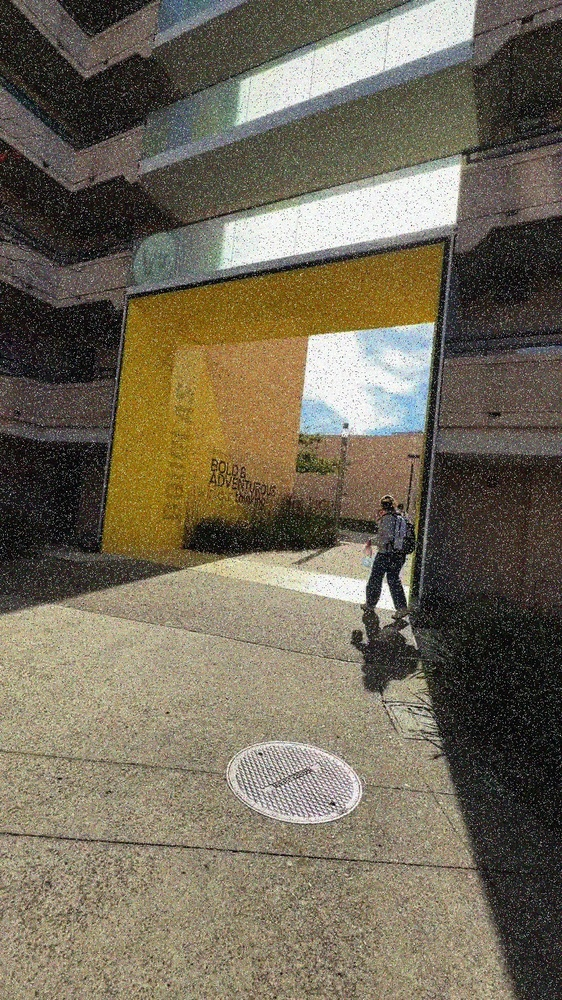
#> input picture best_images/images_with_person_saltpepper/1009.jpg, 562 x 1000 px, shrunk from 1080 x 1920 before the run
$ python wiener_filter.py ../../best_images/images_with_person_saltpepper/1009.jpg 5 5 1.0
#> lines starting #> are read from the running program, lines starting #| are printed output that depends on the picture
import argparse
import cv2
import numpy as np

def wiener_filter_channel(blur_image, kernel, lamda):
    kernel_pad = np.zeros(blur_image.shape)
    kh, kw = kernel.shape
    kernel_pad[:kh, :kw] = kernel
    kernel_pad = np.roll(kernel_pad, -kh // 2, axis=0)
    kernel_pad = np.roll(kernel_pad, -kw // 2, axis=1)
    blur_image_fft = np.fft.fft2(blur_image)
    kernel_fft = np.fft.fft2(kernel_pad)

    kernel_fft_conj = np.conj(kernel_fft)
    denominator = np.abs(kernel_fft) ** 2 + lamda
    clean_image_fft = blur_image_fft * (kernel_fft_conj / denominator)
    clean_image = np.fft.ifft2(clean_image_fft)
    clean_image = np.real(clean_image)
    clean_image = np.clip(clean_image, 0, 255).astype(np.uint8)
    return clean_image


def main():
    parser = argparse.ArgumentParser()
    parser.add_argument('input_image', type=str)
    parser.add_argument('direction', type=int)
    parser.add_argument('length', type=int)
    parser.add_argument('lamda', type=float)
    args = parser.parse_args()
    img = cv2.imread(args.input_image)
#> img is the input picture: shape (1000, 562, 3); mean B, G, R 89.4, 106.7, 114.9
    length = args.length
    if length % 2 == 0:
        length += 1
    kernel = np.zeros((length, length))
    center = length // 2
    rad = np.deg2rad(args.direction)
    dx = np.cos(rad)
    dy = np.sin(rad)
    for i in range(length):
        x = int(center + (i - center) * dx)
        y = int(center + (i - center) * dy)
        if 0 <= x < length and 0 <= y < length:
            kernel[y, x] = 1
    kernel /= np.sum(kernel)
    clean = np.zeros_like(img)
    for c in range(3):
        clean[:, :, c] = wiener_filter_channel(img[:, :, c], kernel, args.lamda)
#> this loop made 3 passes
#> pass 1, in wiener_filter_channel, `clean_image = np.real(clean_image)`:
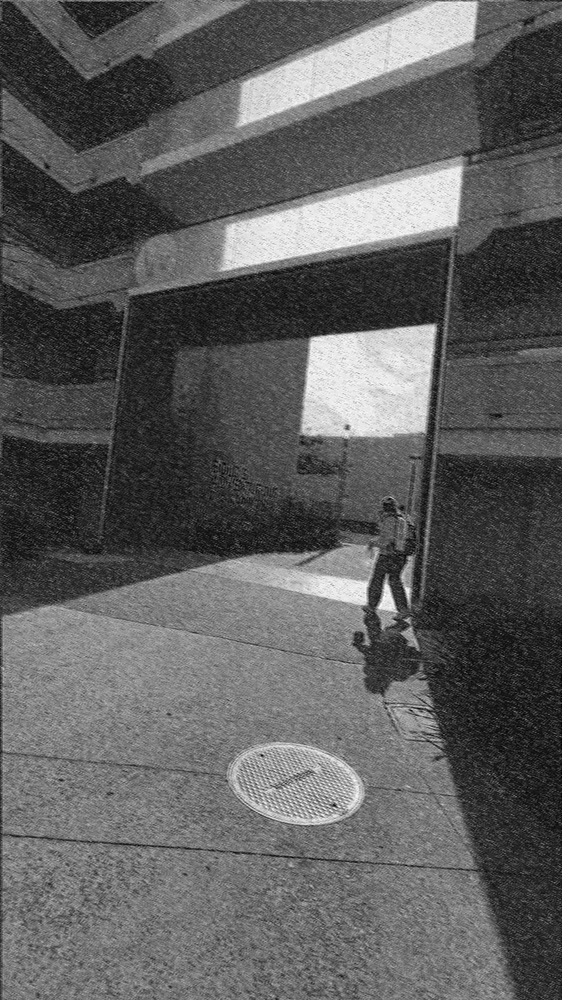
#> clean_image: shape (1000, 562) float64; min -7.26, max 132.5, mean 44.7; drawn with min black and max white
#> pass 1, in wiener_filter_channel, `clean_image = np.clip(clean_image, 0, 255).astype(np.uint8)`:
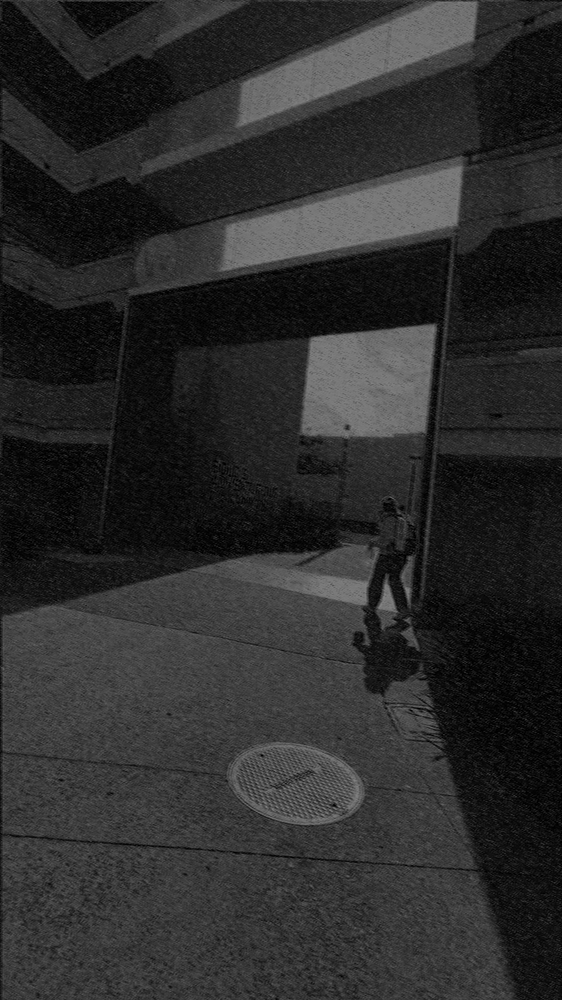
#> clean_image: shape (1000, 562); min 0, max 132, mean 44.2
#> pass 2, in wiener_filter_channel (call 2), `clean_image = np.real(clean_image)`:
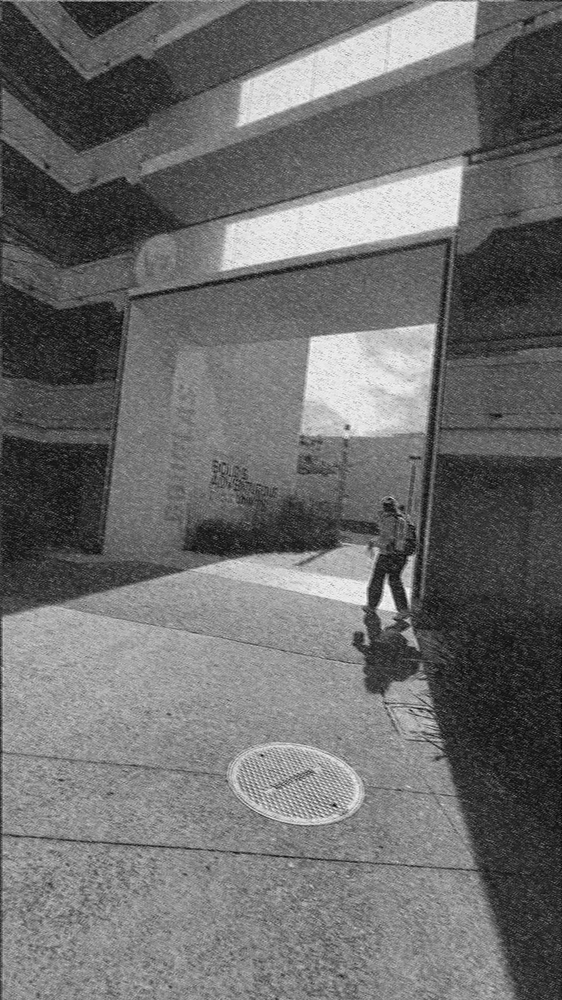
#> clean_image: shape (1000, 562) float64; min -8.58, max 135.8, mean 53.4; drawn with min black and max white
#> pass 2, in wiener_filter_channel (call 2), `clean_image = np.clip(clean_image, 0, 255).astype(np.uint8)`:
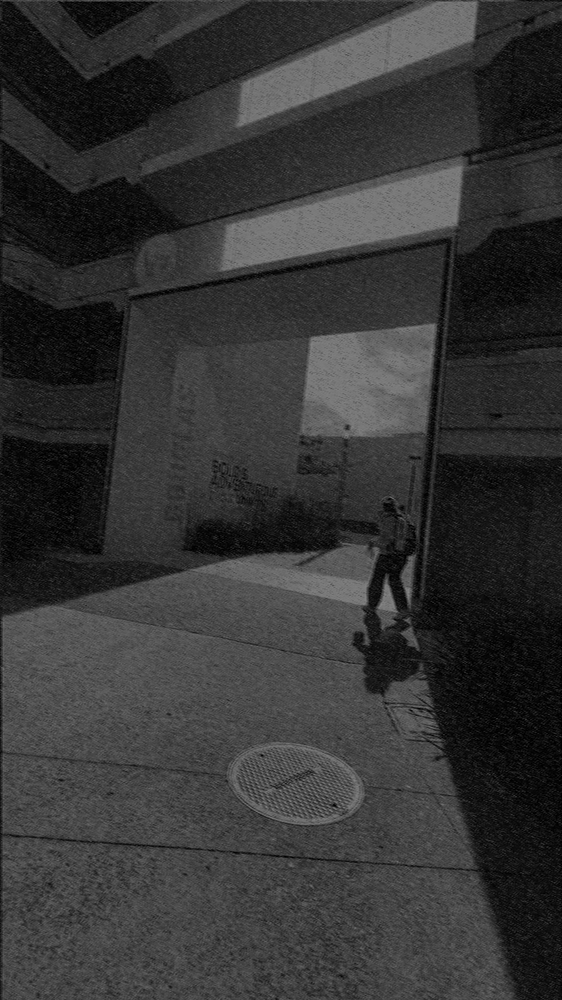
#> clean_image: shape (1000, 562); min 0, max 135, mean 52.9
#> after the loop:
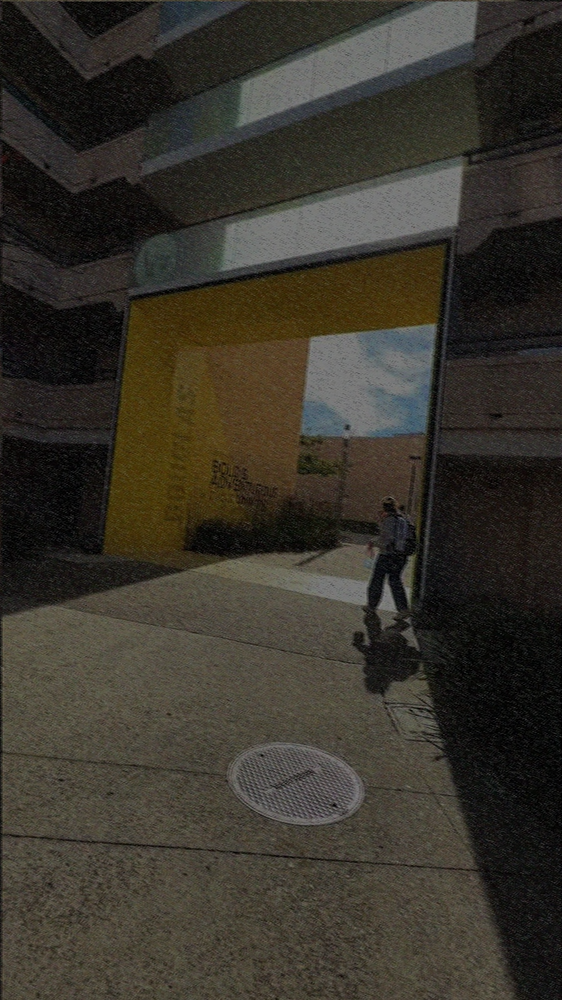
#> clean: shape (1000, 562, 3); mean B, G, R 44.2, 52.9, 57
    output_path = args.input_image.rsplit('.', 1)[0] + '_clean.png'
    cv2.imwrite(output_path, clean)

if __name__ == "__main__":
    main()

$ run again, on best_images/images_with_person_saltpepper/1073.jpg
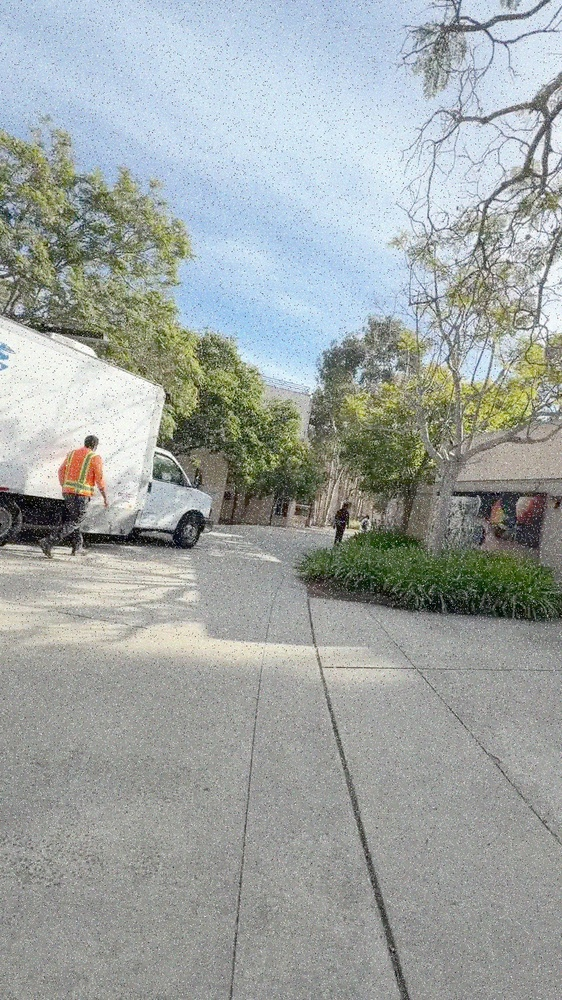
#> input picture best_images/images_with_person_saltpepper/1073.jpg, 562 x 1000 px, shrunk from 1080 x 1920 before the run
#> in main, img is the input picture: shape (1000, 562, 3); mean B, G, R 162.6, 164.5, 158.5
#> the loop in main, `for c in range(3):` made 3 passes
#> pass 1, in wiener_filter_channel, `clean_image = np.real(clean_image)`:
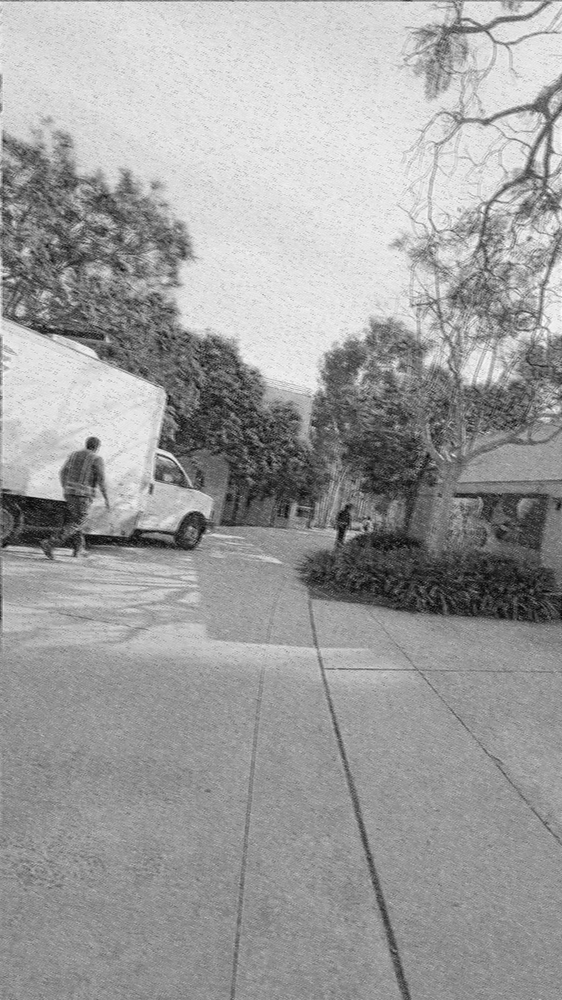
#> clean_image: shape (1000, 562) float64; min -6.69, max 135, mean 81.3; drawn with min black and max white
#> after the loop in main, `for c in range(3):`:
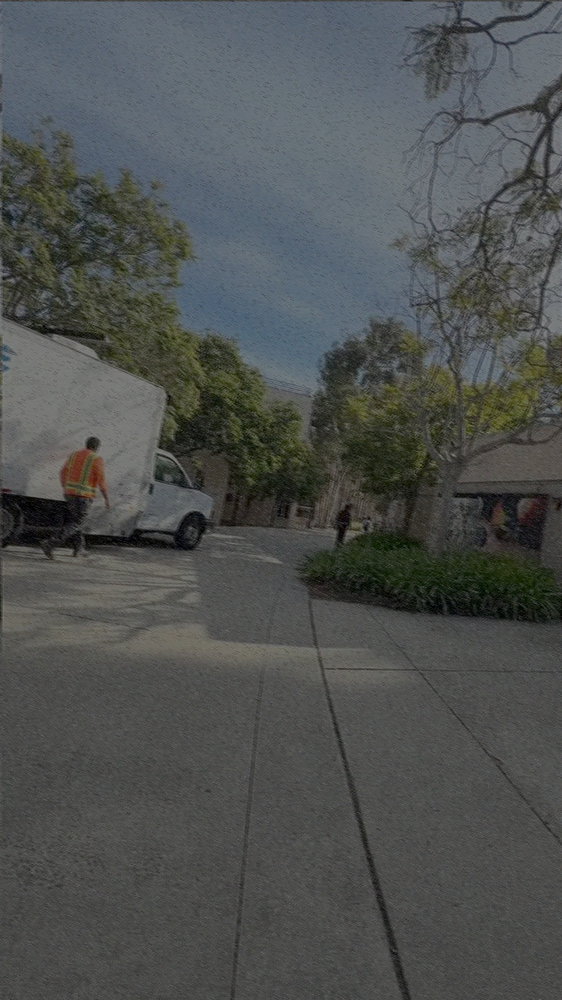
#> clean: shape (1000, 562, 3); mean B, G, R 80.8, 81.8, 78.8

$ run again, on best_images/images_with_person_saltpepper/1074.jpg
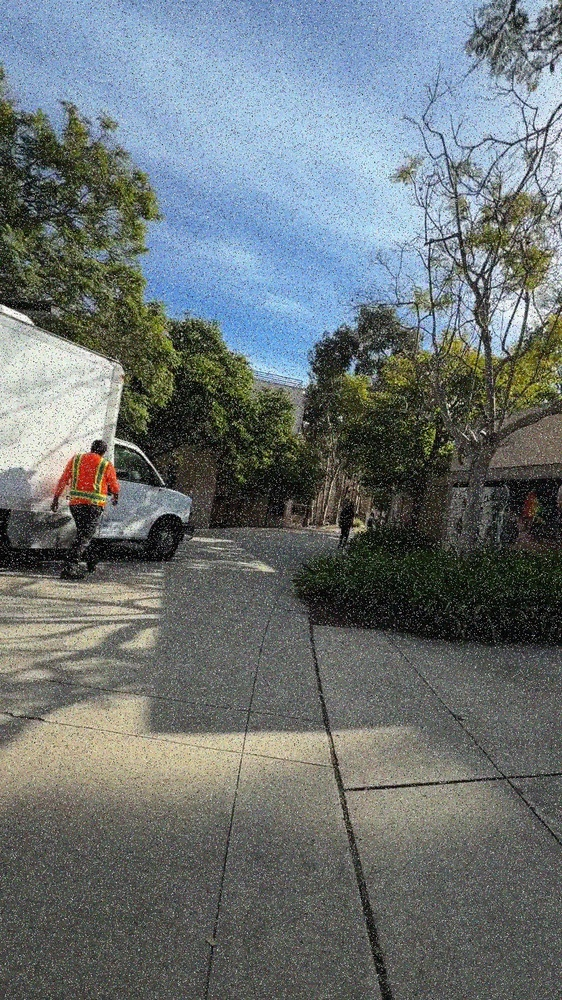
#> input picture best_images/images_with_person_saltpepper/1074.jpg, 562 x 1000 px, shrunk from 1080 x 1920 before the run
#> in main, img is the input picture: shape (1000, 562, 3); mean B, G, R 116.6, 115.1, 107.4
#> the loop in main, `for c in range(3):` made 3 passes
#> pass 1, in wiener_filter_channel, `clean_image = np.real(clean_image)`:
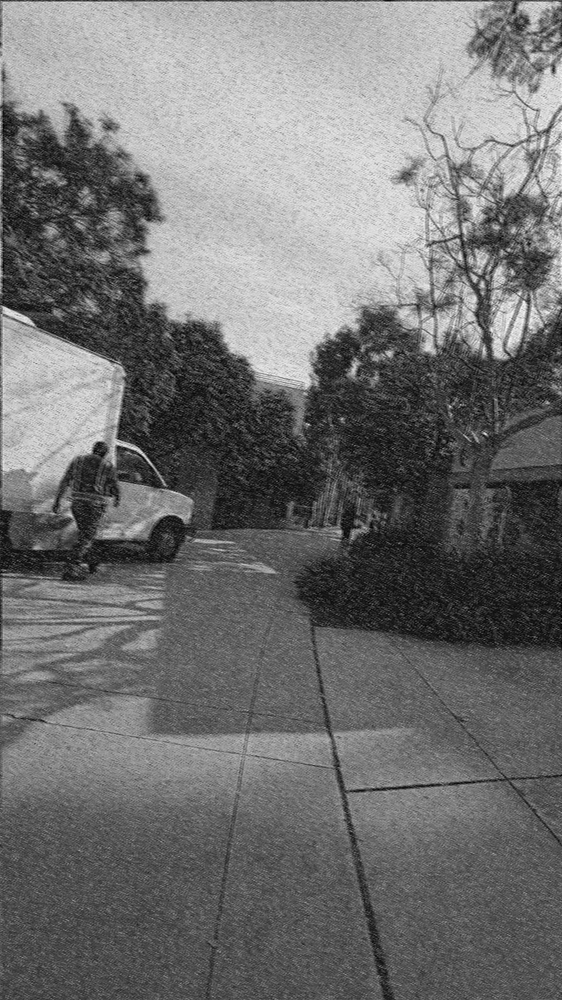
#> clean_image: shape (1000, 562) float64; min -8.09, max 140.1, mean 58.3; drawn with min black and max white
#> after the loop in main, `for c in range(3):`:
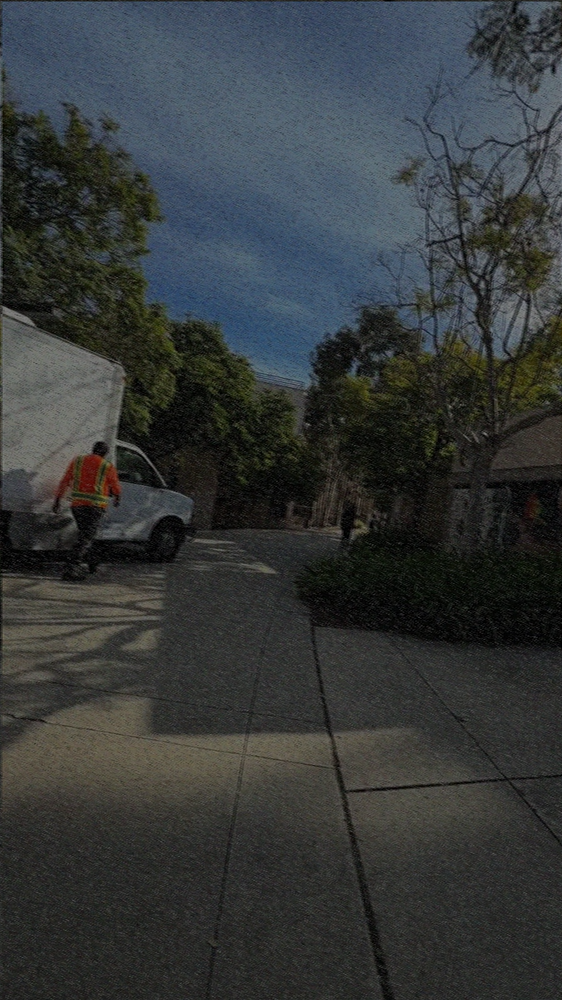
#> clean: shape (1000, 562, 3); mean B, G, R 57.8, 57.1, 53.2

$ run again, on best_images/images_with_person_saltpepper/1075.jpg
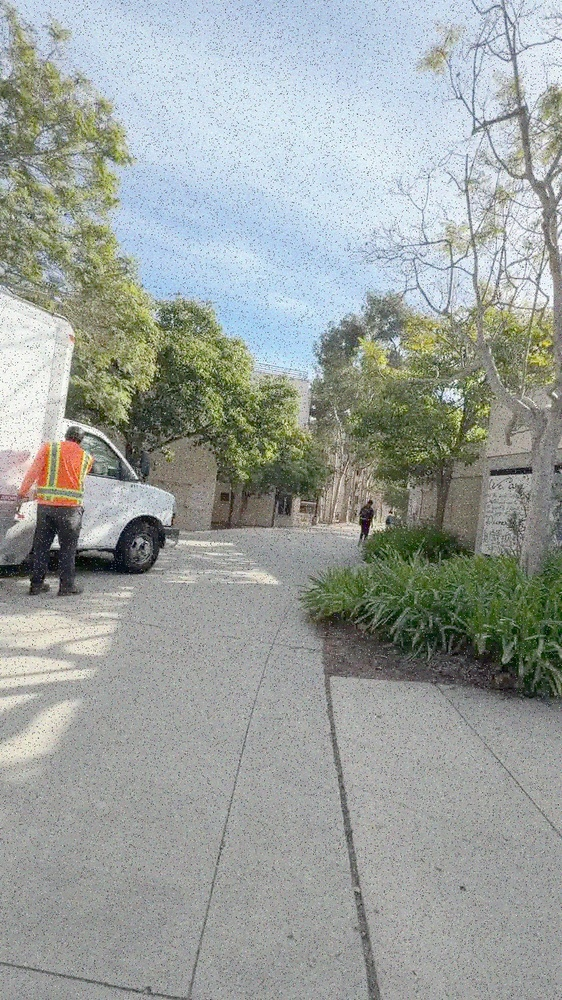
#> input picture best_images/images_with_person_saltpepper/1075.jpg, 562 x 1000 px, shrunk from 1080 x 1920 before the run
#> in main, img is the input picture: shape (1000, 562, 3); mean B, G, R 157.1, 161, 155.2
#> the loop in main, `for c in range(3):` made 3 passes
#> pass 1, in wiener_filter_channel, `clean_image = np.real(clean_image)`:
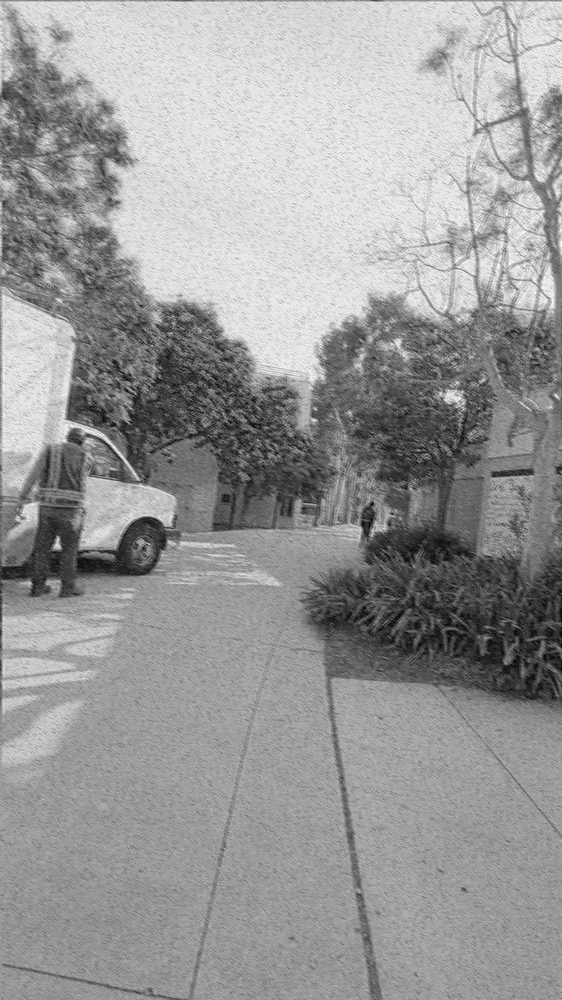
#> clean_image: shape (1000, 562) float64; min -7.44, max 135.2, mean 78.6; drawn with min black and max white
#> after the loop in main, `for c in range(3):`:
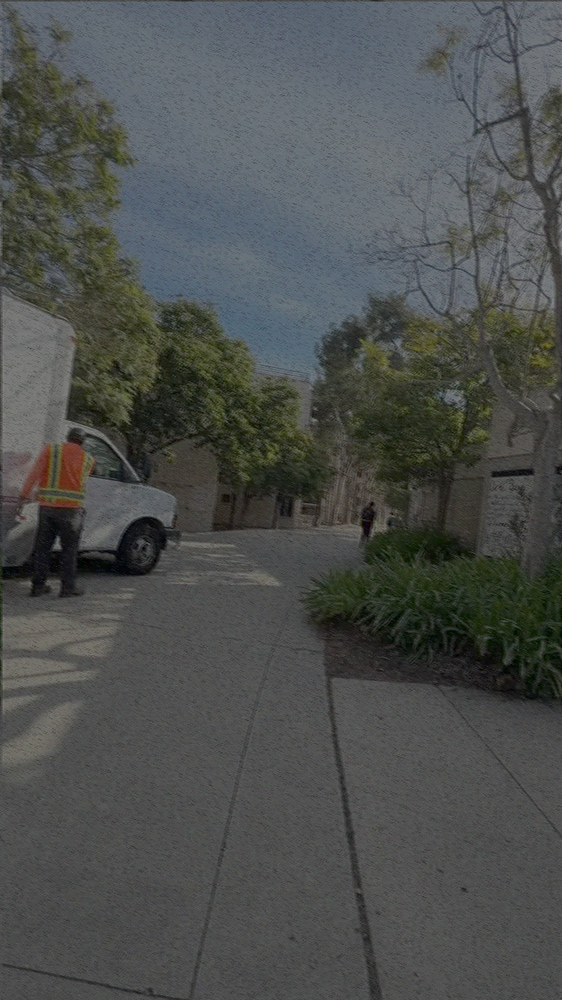
#> clean: shape (1000, 562, 3); mean B, G, R 78.1, 80, 77.1
